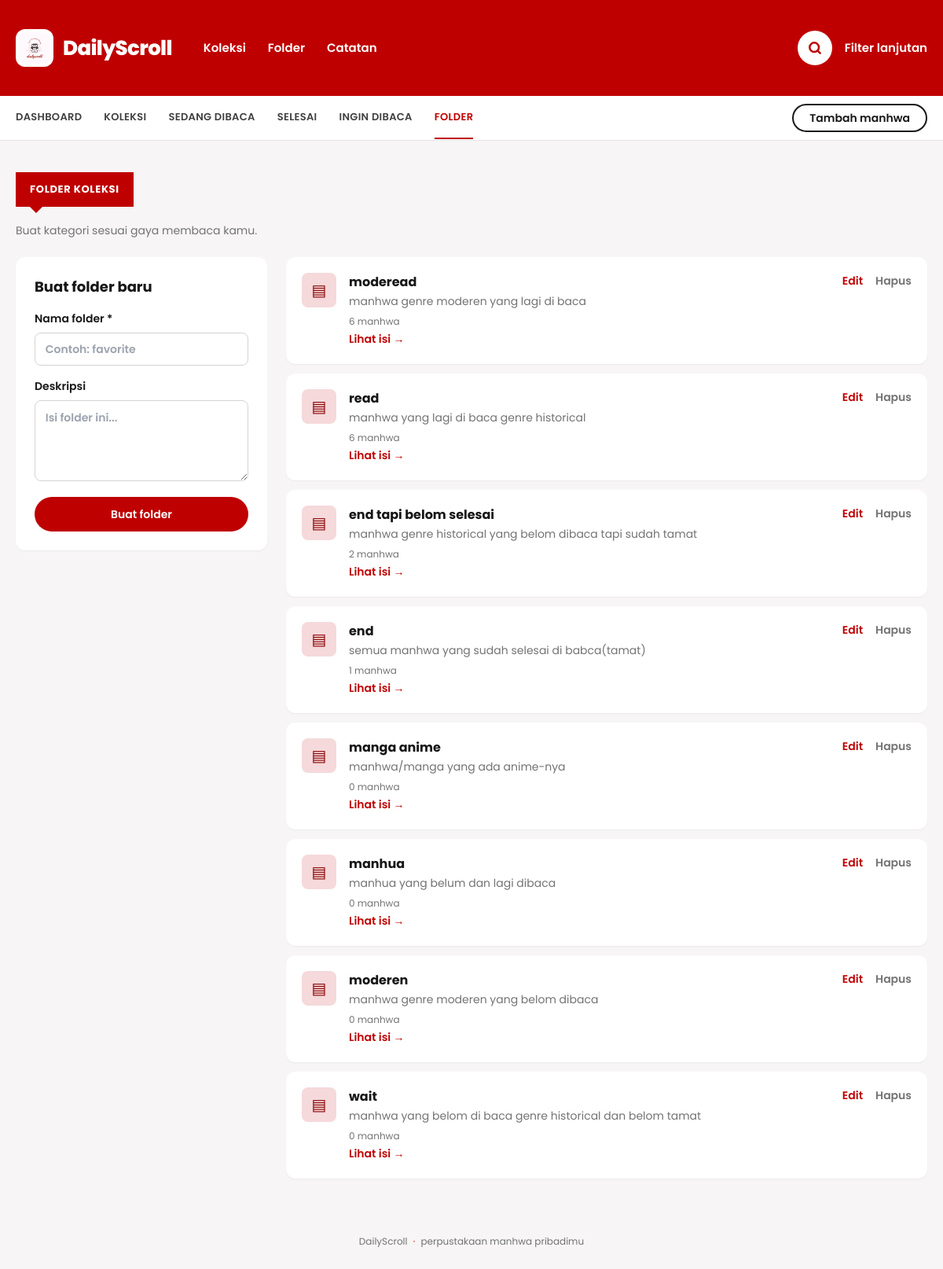
Screenshot of /folders.php with the database file from the repository.
### tables this page shows
CREATE TABLE `folders` (
  `id` int(10) UNSIGNED NOT NULL,
  `name` varchar(100) NOT NULL,
  `description` text DEFAULT NULL,
  `created_at` timestamp NOT NULL DEFAULT current_timestamp()
);

### app/Controllers/Controller.php (called while the page is built, shortened)
<?php
abstract class Controller
{
    protected View $view;
    public function __construct()
    {
        $this->request = new Request();
        $this->view    = new View();
    }
    protected function render(string $template, array $data = []): void
    {
        $this->view->render($template, $data);
    }
}

### app/Controllers/FolderController.php (called while the page is built, shortened)
<?php
final class FolderController extends Controller
{
    public function index(): void
    {
        $editId = $this->request->queryInt('edit');
        $editing = $editId !== null ? $this->folders->find($editId) : null;
        $errors = [];
        $name = $editing ? $editing->name() : '';
        $description = $editing ? (string)$editing->description() : '';
        $this->render('folders/index', [
            'pageTitle'   => 'Folder',
            'active'      => 'folders',
            'folders'     => $this->folders->allWithCount(),
            'editing'     => $editing,
            'errors'      => $errors,
            'name'        => $name,
            'description' => $description,
        ]);
    }
}

### folders.php (called while the page is built)
<?php
require __DIR__ . '/app/bootstrap.php';
(new DailyScroll\Controllers\FolderController())->index();

### app/bootstrap.php (called while the page is built, shortened)
<?php
spl_autoload_register(static function (string $class): void {
    $prefix = 'DailyScroll\\';
    $file = BASE_PATH . '/app/' . str_replace('\\', '/', substr($class, strlen($prefix))) . '.php';
});

### app/Core/Request.php (called while the page is built, shortened)
<?php
final class Request
{
    public function queryInt(string $key): ?int
    {
        return self::positiveInt($_GET[$key] ?? null);
    }
    private static function positiveInt(mixed $value): ?int
    {
        return null;
    }
}

### app/Core/Database.php (called while the page is built, shortened)
<?php
final class Database
{
    private PDO $pdo;
    private function __construct(array $config)
    {
        try {
            $this->pdo = new PDO(
                "mysql:host={$config['host']};dbname={$config['name']};charset={$config['charset']}",
                $config['user'],
                $config['pass'],
                [
                    PDO::ATTR_ERRMODE            => PDO::ERRMODE_EXCEPTION,
                    PDO::ATTR_DEFAULT_FETCH_MODE => PDO::FETCH_ASSOC,
                    PDO::ATTR_EMULATE_PREPARES   => false,
                ]
            );
        } catch (PDOException $e) {
            exit('Koneksi database gagal. Periksa config.php dan pastikan MySQL menyala. Detail: '
                . htmlspecialchars($e->getMessage(), ENT_QUOTES, 'UTF-8'));
        }
    }
    public function query(string $sql, array $params = []): PDOStatement
    {
        $stmt = $this->pdo->prepare($sql);
        $stmt->execute($params);
        return $stmt;
    }
}

### app/Repositories/FolderRepository.php (called while the page is built, shortened)
<?php
final class FolderRepository
{
    public function allWithCount(): array
    {
        return $this->withCount(0);
    }
    private function withCount(int $limit): array
    {
        $sql = 'SELECT f.*, COUNT(m.id) AS manhwa_count FROM folders f
                LEFT JOIN manhwa m ON m.folder_id = f.id
                GROUP BY f.id ORDER BY manhwa_count DESC, f.name ASC';
        return $this->mapAll($this->db->query($sql)->fetchAll());
    }
    private function mapAll(array $rows): array
    {
        return array_map(static fn(array $r): Folder => Folder::fromRow($r), $rows);
    }
}

### app/Models/Folder.php (called while the page is built, shortened)
<?php
final class Folder
{
    public function id(): int { return $this->id; }
    public function name(): string { return $this->name; }
    public function description(): ?string { return $this->description; }
    public function manhwaCount(): int { return $this->manhwaCount; }
}

### views/folders/index.php (the view, shortened to what this page needs)
<p class="mt-5 text-sm text-neutral-500">Buat kategori sesuai gaya membaca kamu.</p>
<div class="mt-6 grid items-start gap-6 lg:grid-cols-[320px_minmax(0,1fr)]">
    <form method="post" autocomplete="off" class="rounded-xl bg-white p-6 shadow-sm">
        <h2 class="mb-4 text-lg font-bold"><?= $editing ? 'Edit folder' : 'Buat folder baru' ?></h2>
        <label class="mb-4 flex flex-col gap-2 text-sm font-semibold">Nama folder *
            <input class="ds-input" required maxlength="100" name="name" autocomplete="off" value="<?= $e($name) ?>" placeholder="Contoh: favorite"></label>
        <label class="mb-5 flex flex-col gap-2 text-sm font-semibold">Deskripsi
            <textarea class="ds-input" name="description" autocomplete="off" rows="4" placeholder="Isi folder ini..."><?= $e($description) ?></textarea></label>
        <button class="ds-btn ds-btn-primary w-full" type="submit"><?= $editing ? 'Simpan perubahan' : 'Buat folder' ?></button>
    </form>
    <div class="space-y-3">
        <?php foreach ($folders as $f): ?>
            <article class="flex items-start gap-4 rounded-xl bg-white p-5 shadow-sm">
                <div class="grid h-11 w-11 shrink-0 place-items-center rounded-lg bg-[#f5d9db] text-xl text-brand-dark">▤</div>
                <div class="min-w-0 flex-1">
                    <h3 class="font-bold"><?= $e($f->name()) ?></h3>
                    <p class="mt-0.5 text-sm text-neutral-500"><?= $e($f->description() ?: 'Tidak ada deskripsi') ?></p>
                    <p class="mt-2 text-xs text-neutral-500"><?= $f->manhwaCount() ?> manhwa</p>
                    <a class="mt-1 inline-block text-sm font-semibold text-brand hover:underline" href="manhwa.php?folder_id=<?= $f->id() ?>">Lihat isi →</a>
                </div>
                <div class="flex shrink-0 items-center gap-4 text-sm font-semibold">
                    <a class="text-brand hover:underline" href="folders.php?edit=<?= $f->id() ?>">Edit</a>
                    <form method="post" action="folder_delete.php" data-confirm="Hapus folder ini? Manhwa di dalamnya tetap ada, tetapi tidak lagi terhubung ke folder.">
                        <button class="font-semibold text-neutral-500 hover:text-brand hover:underline" type="submit">Hapus</button>
                    </form>
                </div>
            </article>
        <?php endforeach; ?>
    </div>
</div>

### assets/css/app.css (style rules this page uses)
:root { --brand: #bf0000; --brand-dark: #8a0000; }
body { background: #f7f5f5; }
.ds-input { width: 100%; border: 1px solid #d6d3d3; border-radius: .5rem; background: #fff; padding: .65rem .8rem; font-size: .875rem; outline: none; transition: .15s; }
.ds-btn { display: inline-flex; align-items: center; justify-content: center; gap: .4rem; border-radius: 9999px; border: 2px solid transparent; padding: .6rem 1.25rem; font-size: .875rem; font-weight: 600; cursor: pointer; transition: .15s; }
.ds-btn-primary { background: var(--brand); color: #fff; }

### rows the page displays
folders: name "moderead", description "manhwa genre moderen yang lagi di baca", manhwaCount "6"
folders: name "read", description "manhwa yang lagi di baca genre historical", manhwaCount "6"
folders: name "end tapi belom selesai", description "manhwa genre historical yang belom dibaca tapi sudah tamat", manhwaCount "2"
folders: name "end", description "semua manhwa yang sudah selesai di babca(tamat)", manhwaCount "1"
folders: name "manga anime", description "manhwa/manga yang ada anime-nya", manhwaCount "0"
folders: name "manhua", description "manhua yang belum dan lagi dibaca", manhwaCount "0"
folders: name "moderen", description "manhwa genre moderen yang belom dibaca", manhwaCount "0"
folders: name "wait", description "manhwa yang belom di baca genre historical dan belom tamat", manhwaCount "0"

### other values shown
$e($label) "DASHBOARD"
$e($label) "KOLEKSI"
$e($label) "SEDANG DIBACA"
$e($label) "SELESAI"
$e($label) "INGIN DIBACA"
$e($label) "FOLDER"
$e($label) "FOLDER KOLEKSI"
